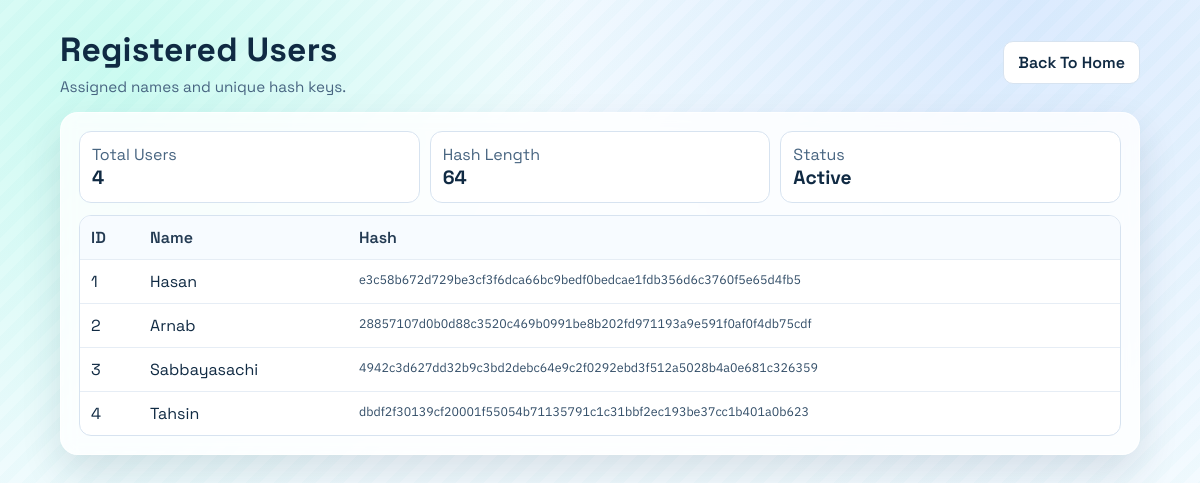
The page /pages/users.php on the database its author committed.
### tables this page shows
CREATE TABLE IF NOT EXISTS users (
    id INT UNSIGNED AUTO_INCREMENT PRIMARY KEY,
    name VARCHAR(100) NOT NULL,
    user_hash CHAR(64) NOT NULL UNIQUE,
    created_at DATETIME NOT NULL DEFAULT CURRENT_TIMESTAMP
);

### public/pages/users.php (the view, shortened to what this page needs)
<?php
require_once __DIR__ . '/../../config/config.php';
$users = $pdo->query('SELECT id, name, user_hash FROM users ORDER BY id ASC')->fetchAll();
?>
<!doctype html>
<html lang="en">
<head>
    <link rel="stylesheet" href="/assets/styles.css">
</head>
<body>
    <main class="shell">
        <header class="hero">
            <div>
                <h1 class="title">Registered Users</h1>
                <p class="subtitle">Assigned names and unique hash keys.</p>
            </div>
            <div class="actions no-print">
                <a class="btn-link ghost" href="/">Back To Home</a>
            </div>
        </header>
        <section class="panel">
            <div class="kpi" style="margin-bottom: 12px;">
                <div class="kpi-item"><span class="meta">Total Users</span><strong><?= count($users) ?></strong></div>
                <div class="kpi-item"><span class="meta">Hash Length</span><strong>64</strong></div>
                <div class="kpi-item"><span class="meta">Status</span><strong>Active</strong></div>
            </div>
            <div class="table-wrap">
                <table>
                    <thead>
                        <tr>
                            <th>ID</th>
                            <th>Name</th>
                            <th>Hash</th>
                        </tr>
                    </thead>
                    <tbody>
                        <?php foreach ($users as $user): ?>
                            <tr>
                                <td><?= (int)$user['id'] ?></td>
                                <td><?= htmlspecialchars($user['name'], ENT_QUOTES, 'UTF-8') ?></td>
                                <td class="hash"><?= htmlspecialchars($user['user_hash'], ENT_QUOTES, 'UTF-8') ?></td>
                            </tr>
                        <?php endforeach; ?>
                    </tbody>
                </table>
            </div>
        </section>
    </main>
</body>
</html>

### public/assets/styles.css (style rules this page uses)
:root { --bg: #f4fbff; --bg-accent-1: #dbeafe; --bg-accent-2: #ccfbf1; --panel: rgba(255, 255, 255, 0.82); --panel-strong: #ffffff; --text: #102a43; --muted: #486581; --line: #d7e3f0; --primary: #0ea5a4; --primary-strong: #0f766e; --danger: #dc2626; --shadow: 0 18px 40px rgba(16, 42, 67, 0.12); --radius-lg: 18px; --radius-md: 12px; }
* { box-sizing: border-box; }
html, body { margin: 0; padding: 0; }
body { font-family: 'Space Grotesk', 'IBM Plex Sans', 'Trebuchet MS', sans-serif; color: var(--text); min-height: 100vh; background: radial-gradient(circle at 10% 10%, var(--bg-accent-2), transparent 35%), radial-gradient(circle at 85% 0%, var(--bg-accent-1), transparent 40%), var(--bg); }
body::before { content: ''; position: fixed; inset: 0; pointer-events: none; background-image: linear-gradient(135deg, rgba(14, 165, 164, 0.05) 25%, transparent 25%, transparent 50%, rgba(14, 165, 164, 0.05) 50%, rgba(14, 165, 164, 0.05) 75%, transparent 75%, transparent); background-size: 28px 28px; opacity: 0.4; }
.shell { width: min(1080px, calc(100% - 28px)); margin: 28px auto 44px; position: relative; z-index: 1; }
.hero { display: flex; justify-content: space-between; align-items: center; gap: 12px; margin-bottom: 16px; animation: rise 380ms ease; }
.title { margin: 0; font-size: clamp(1.5rem, 2.8vw, 2.2rem); letter-spacing: 0.2px; }
.subtitle { margin: 6px 0 0; color: var(--muted); font-size: 0.95rem; }
.panel { border: 1px solid rgba(255, 255, 255, 0.7); background: var(--panel); backdrop-filter: blur(8px); border-radius: var(--radius-lg); box-shadow: var(--shadow); padding: 18px; margin-bottom: 16px; animation: rise 420ms ease; }
.actions { display: flex; gap: 9px; flex-wrap: wrap; align-items: center; }
.btn, .btn-link { display: inline-flex; justify-content: center; align-items: center; gap: 8px; border-radius: 10px; border: 1px solid transparent; padding: 10px 14px; font: inherit; font-weight: 600; cursor: pointer; text-decoration: none; transition: transform 140ms ease, box-shadow 140ms ease, background 140ms ease; }
.btn.ghost, .btn-link.ghost { background: #fff; border-color: var(--line); color: var(--text); }
.meta { color: var(--muted); margin: 0; }
.table-wrap { width: 100%; overflow-x: auto; border: 1px solid var(--line); border-radius: 12px; background: #fff; }
table { width: 100%; border-collapse: collapse; min-width: 660px; }
th, td { border-bottom: 1px solid #e6edf5; padding: 11px; text-align: left; vertical-align: top; }
th { background: #f7fbff; color: #243b53; font-weight: 600; }
tr:last-child td { border-bottom: none; }
.hash { font-family: 'IBM Plex Sans', 'Courier New', monospace; font-size: 0.78rem; color: #334e68; word-break: break-all; }
.kpi { display: grid; grid-template-columns: repeat(3, minmax(0, 1fr)); gap: 10px; }
.kpi-item { border-radius: 12px; background: #fff; border: 1px solid var(--line); padding: 12px; }
.kpi-item strong { display: block; font-size: 1.2rem; }

### rows shown on the page
users: id "1", name "Hasan", user_hash "e3c58b672d729be3cf3f6dca66bc9bedf0bedcae1fdb356d6c3760f5e65d4fb5"
users: id "2", name "Arnab", user_hash "28857107d0b0d88c3520c469b0991be8b202fd971193a9e591f0af0f4db75cdf"
users: id "3", name "Sabbayasachi", user_hash "4942c3d627dd32b9c3bd2debc64e9c2f0292ebd3f512a5028b4a0e681c326359"
users: id "4", name "Tahsin", user_hash "dbdf2f30139cf20001f55054b71135791c1c31bbf2ec193be37cc1b401a0b623"

### other values the page prints
count($users) "4"
